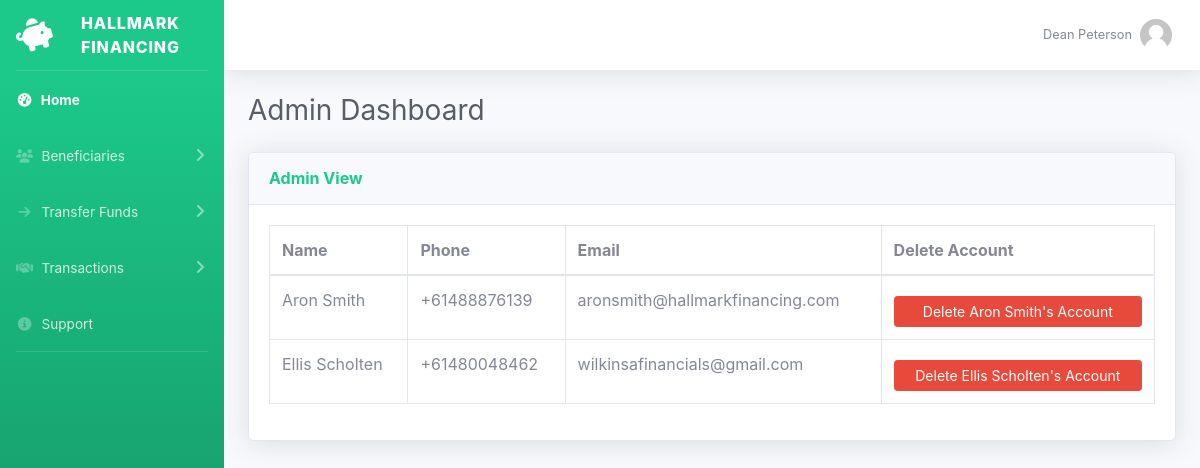
Page /admin (signed in) on the earlier database version.
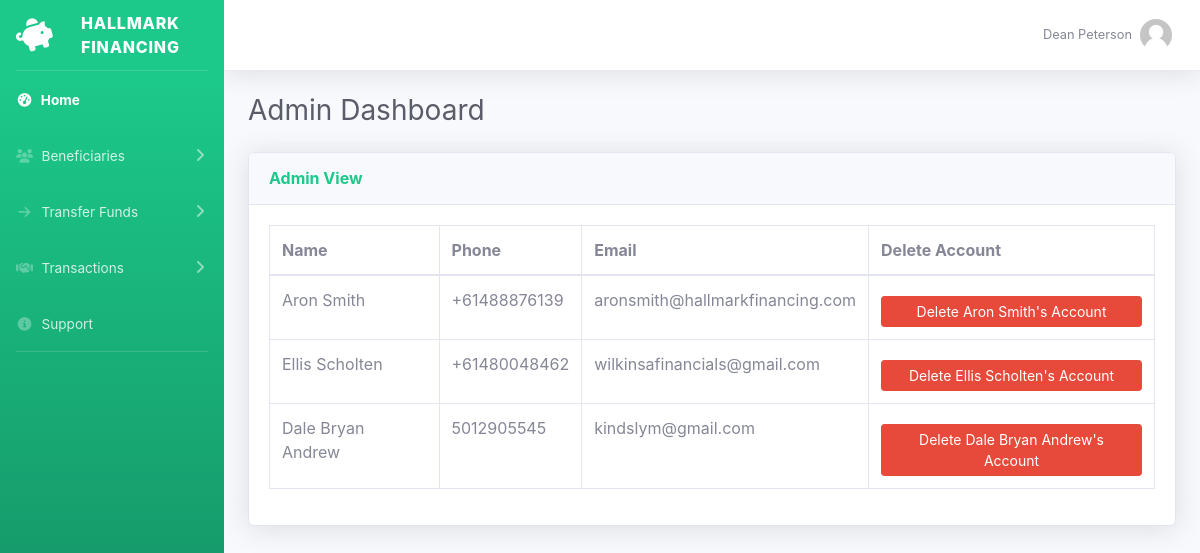
Same page on the later database version.
### bank/models.py (models this page shows, shortened)
class User(db.Model, UserMixin):
	id = db.Column(db.Integer, primary_key=True)
	firstname = db.Column(db.String(120), nullable=True)
	lastname = db.Column(db.String(120), nullable=True)
	email = db.Column(db.String(120), unique=True, nullable=True)
	phone = db.Column(db.String(120), unique=True, nullable=True)
	street = db.Column(db.String(120), nullable=True)
	city = db.Column(db.String(120), nullable=True)
	state = db.Column(db.String(120), nullable=True)
	country = db.Column(db.String(120), nullable=True)
	debit = db.Column(db.String(120), nullable=True, default="0.00")
	credit= db.Column(db.String(120), nullable=True, default="2,500,000.00")
	currency = db.Column(db.String(20), nullable=True, default="EURO")
	password = db.Column(db.String(60), nullable=False)

### bank/routes.py (the view)
@app.route('/admin')
@login_required
def admin():
	users = User.query.all()
	if current_user.email != "deanpeterson@hallmarkfinancing.com":
		return redirect(url_for('home'))
	return render_template('admin.html', users=users)

### bank/models.py (called while the page is built)
@login_manager.user_loader
def load_user(user_id):
	return User.query.get(int(user_id))

### bank/templates/admin.html (shortened to what this page needs)
<!DOCTYPE html>
<html lang="en"><head><meta http-equiv="Content-Type" content="text/html; charset=UTF-8">
    <link href="{{ url_for('static', filename='all.min.css') }}" rel="stylesheet" type="text/css">
    <link href="{{ url_for('static', filename='google-fonts.css') }}" rel="stylesheet">
    <link href="{{ url_for('static', filename='sb-admin-2.min.css') }}" rel="stylesheet">
</head>
<body id="page-top">
<div id="wrapper">
    <ul class="navbar-nav bg-gradient-success sidebar sidebar-dark accordion" id="accordionSidebar">
    <a class="sidebar-brand d-flex align-items-center justify-content-center" href="{{ url_for('home')}}">
        <div class="sidebar-brand-icon rotate-n-15">
            <i class="fas fa-piggy-bank"></i>
        </div>
        <div class="sidebar-brand-text mx-3">Hallmark Financing</div>
    </a>
    <hr class="sidebar-divider my-0">
    <li class="nav-item active">
        <a class="nav-link" href="{{ url_for('home')}}">
            <i class="fas fa-fw fa-tachometer-alt"></i>
            <span>Home</span></a>
    </li>
    <li class="nav-item">
        <a class="nav-link collapsed" href="#" data-toggle="collapse" data-target="#collapseUsers" aria-expanded="true" aria-controls="collapseUsers">
            <i class="fas fa-fw fa-users"></i>
            <span>Beneficiaries</span>
        </a>
    </li>
    <li class="nav-item">
        <a class="nav-link collapsed" href="#" data-toggle="collapse" data-target="#collapseTransfer" aria-expanded="true" aria-controls="collapseTransfer">
            <i class="fas fa-fw fa-arrow-right"></i>
            <span>Transfer Funds</span>
        </a>
    </li>
    <li class="nav-item">
        <a class="nav-link collapsed" href="#" data-toggle="collapse" data-target="#collapseTransactions" aria-expanded="true" aria-controls="collapseTransactions">
            <i class="fas fa-fw fa-handshake"></i>
            <span>Transactions</span>
        </a>
    </li>
    <li class="nav-item">
        <a class="nav-link" href="{{ url_for('support')}}">
            <i class="fas fa-fw fa-info-circle"></i>
            <span>Support</span></a>
    </li>
    <hr class="sidebar-divider d-none d-md-block">
</ul>
    <div id="content-wrapper" class="d-flex flex-column">
        <div id="content">
            <nav class="navbar navbar-expand navbar-light bg-white topbar mb-4 static-top shadow">
    <ul class="navbar-nav ml-auto">
        <li class="nav-item dropdown no-arrow">
            <a class="nav-link dropdown-toggle" href="#" id="userDropdown" role="button" data-toggle="dropdown" aria-haspopup="true" aria-expanded="false">
                <span class="mr-2 d-none d-lg-inline text-gray-600 small">{{current_user.firstname.title()}} {{current_user.lastname.title()}}</span>
                <img class="img-profile rounded-circle" src="{{ url_for('static', filename='default-image.png') }}">
            </a>
        </li>
    </ul>
</nav>
<div class="container-fluid">
    <div class="d-sm-flex align-items-center justify-content-between mb-4">
        <h1 class="h3 mb-0 text-gray-800">Admin Dashboard</h1>
    </div>
    <div class="row">
            <div class="col-lg-12">
                   <div class="card shadow mb-4">
                <div class="card-header py-3">
                    <h6 class="m-0 font-weight-bold text-success">Admin View</h6>
                </div>
                <div class="card-body">
                    <div class="table-responsive">
                        <table class="table table-bordered" id="dataTable" width="100%" cellspacing="0">
                            <thead>
                                <tr>
                                    <th>Name</th>
                                    <th>Phone</th>
                                    <th>Email</th>
                                    <th>Delete Account</th>
                                </tr>
                            </thead>
                            <tbody>
                                    {% for user in users if user.email != "deanpeterson@hallmarkfinancing.com" %}
                                    <tr>
                                        <td>{{user.firstname}} {{user.lastname}}</td>
                                        <td>{{user.phone}}</td>
                                        <td>{{user.email}}</td>
                                        <td>
                                          <a class="btn btn-sm btn-block btn-danger mt-2" href="{{url_for('admin_delete_account', phone=user.phone)}}">Delete {{user.firstname}} {{user.lastname}}'s Account</a>
                                        </td>
                                    </tr>
                                    {% endfor %}
                            </tbody>
                        </table>
                    </div>
                </div>
            </div>
        </div>
    </div>
</div>
</div>
</div>
</div>
</body></html>

Differences in the rows shown:
added User: firstname "Dale Bryan", lastname "Andrew", phone "5012905545", email "kindslym@gmail.com"
